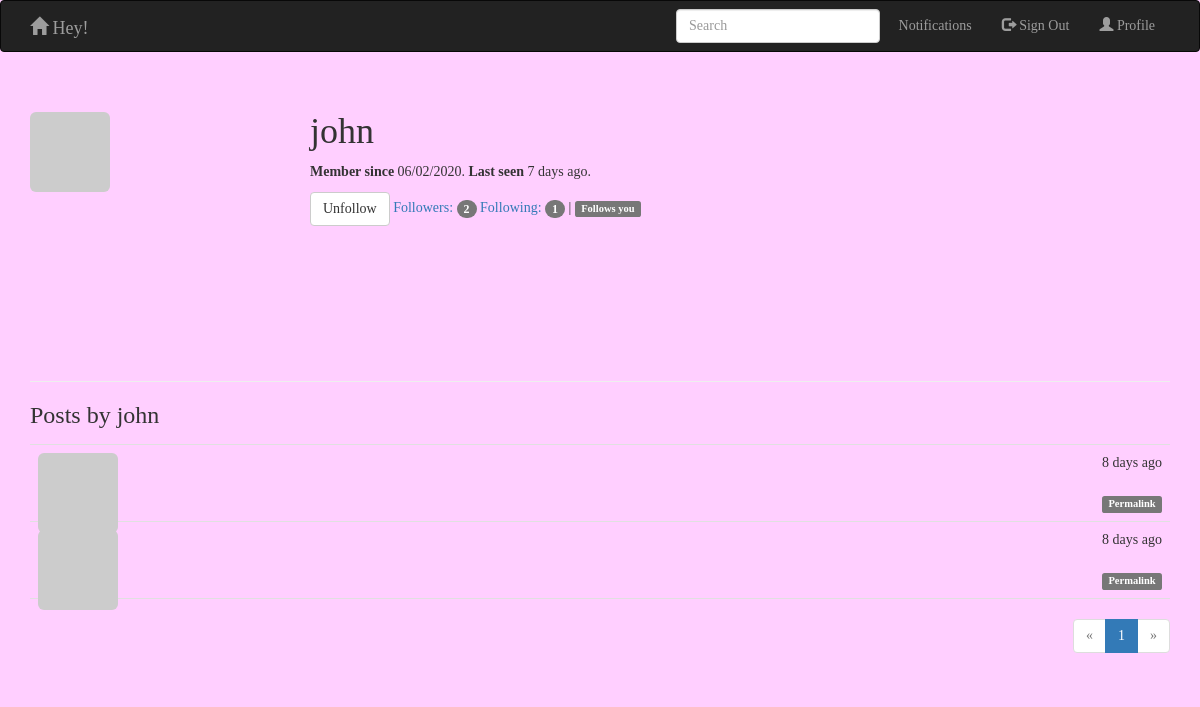
Page /user/john (signed in) on the committed database.
### app/models.py (models this page shows, shortened)
class User(UserMixin,db.Model):
    __tablename__ = 'users'
    id = db.Column(db.Integer, primary_key=True)
    email = db.Column(db.String(64), unique=True, index=True)
    username = db.Column(db.String(64), unique=True, index=True)
    password_hash = db.Column(db.String(128))
    role_id = db.Column(db.Integer, db.ForeignKey('roles.id'))
    name = db.Column(db.String(64))
    location = db.Column(db.String(64))
    about_me = db.Column(db.Text())
    member_since = db.Column(db.DateTime(),default=datetime.utcnow)
    last_seen = db.Column(db.DateTime(),default=datetime.utcnow)
    avatar_hash = db.Column(db.String(32))
    posts = db.relationship('Post', backref='author', lazy='dynamic')
    followed = db.relationship('Follow',backref=db.backref('follower',lazy = 'joined'),lazy='dynamic',cascade='all,delete-orphan',foreign_keys=[Follow.follower_id])
    followers = db.relationship('Follow', backref=db.backref('followed', lazy='joined'), lazy='dynamic',
                               cascade='all,delete-orphan', foreign_keys=[Follow.followed_id])
    def gravatar(self, size=100, default='identicon', rating='g'):
        if request.is_secure:
            url = 'https://secure.gravatar.com/avatar'
        else:
            url = 'http://www.gravatar.com/avatar'
        hash = self.avatar_hash or hashlib.md5(self.email.encode('utf-8')).hexdigest()
        return '{url}/{hash}?s={size}&d={default}&r={rating}'.format(
            url=url, hash=hash, size=size, default=default, rating=rating)
    @property
    def password(self):
        raise AttributeError('password is not a readable attribute')
    def ping(self):
        self.last_seen = datetime.utcnow()
        db.session.add(self)
    @login_manager.user_loader
    def load_user(user_id):
        return User.query.get(int(user_id))
    def can(self, permissions):
        return self.role is not None and (self.role.permissions & permissions) == permissions
    def is_administrator(self):
        return self.can(Permission.ADMINISTER)
    def is_following(self, user):
        return self.followed.filter_by(
            followed_id=user.id).first() is not None

class Post(db.Model):
    __tablename__ = 'posts'
    id = db.Column(db.Integer, primary_key=True)
    body = db.Column(db.Text)
    timestamp = db.Column(db.DateTime, index=True, default=datetime.utcnow)
    author_id = db.Column(db.Integer, db.ForeignKey('users.id'))

### app/main/hello.py (the view)
@main.route('/user/<username>')
def user(username):
    user = User.query.filter_by(username=username).first()
    if user is None:
        return render_template('404.html'), 404
    page = request.args.get('page', 1, type=int)
    pagination = user.posts.order_by(Post.timestamp.desc()).paginate(
        page, per_page=current_app.config['FLASKY_POSTS_PER_PAGE'],
        error_out=False)
    posts = pagination.items
    return render_template('user.html', user=user, posts = posts, pagination = pagination)

### app/auth/views.py (called while the page is built)
@auth.before_app_request
def before_request():
    if current_user.is_authenticated:
        current_user.ping()

### app/main/__init__.py (called while the page is built)
@main.app_context_processor
def inject_permissions():
    return dict(Permission=models.Permission)

### app/templates/user.html (shortened to what this page needs)
{% extends "base.html" %}
{% import "_macros.html" as macros %}
{% block page_content %}
<div class="page-header">
    <img class="img-rounded profile-thumbnail" src="{{ user.gravatar(size=256) }}">
    <div class="profile-header">
       <h1> {{ user.username }}</h1>
        <p> <b>Member since</b> {{ moment(user.member_since).format('L') }}. <b>Last seen</b> {{ moment(user.last_seen).fromNow() }}. </p>
        {% if current_user.can(Permission.FOLLOW) and user != current_user %}
            {% if not current_user.is_following(user) %}
                <a href="{{ url_for('.follow', username=user.username) }}"  class="btn btn-primary">Follow</a>
            {% else %}
                <a href="{{ url_for('.unfollow', username=user.username) }}" class="btn btn-default">Unfollow</a>
            {% endif %}
        {% endif %}
        <a href="{{ url_for('.followers', username=user.username) }}">
            Followers: <span class="badge">{{ user.followers.count() -1 }}</span>
        </a>
        <a href="{{ url_for('.followed', username=user.username) }}">
            Following: <span class="badge">{{ user.followed.count() -1 }}</span>
        </a>
        {% if current_user.is_authenticated and user != current_user and user.is_following(current_user) %}
        | <span class="label label-default">Follows you</span>
        {% endif %}
    </div>
</div>
<h3>Posts by {{ user.username }}</h3>
{% include 'post.html' %}
<div class="pagination">
    {{ macros.pagination_widget(pagination, '.user', username=user.username) }}
</div>
{% endblock %}

### app/templates/post.html (shortened to what this page needs)
<ul class="posts">
    {% for post in posts %}
    <li class="post">
        <div class="post-thumbnail">
            <a href="{{ url_for('.user', username=post.author.username) }}">
                <img class="img-rounded profile-thumbnail" src="{{ post.author.gravatar(size=40) }}">
            </a>
        </div>
        <div class="post-content">
            <div class="post-date">{{ moment(post.timestamp).fromNow() }}</div>
            <div class="post-author"><a href="{{ url_for('.user', username=post.author.username) }}">{{ post.author.username }}</a></div>
            <div class="post-body">
            </div>
            <div class="post-footer">
                <a href="{{ url_for('.post', id=post.id) }}"><span class="label label-default">Permalink</span></a>
            </div>
        </div>
    </li>
    {% endfor %}
</ul>

### app/static/styles.css (style rules this page uses)
.profile-thumbnail { position: absolute; }
* { font-family:Verdana; }
body { background-color: #FFCFFF; }
.profile-header { min-height: 260px; margin-left: 280px; }
ul.posts { list-style-type: none; padding: 0px; margin: 16px 0px 0px 0px; border-top: 1px solid #e0e0e0; }
ul.posts li.post { padding: 8px; border-bottom: 1px solid #e0e0e0; }
div.post-date { float: right; }
div.post-author { font-weight: bold; }
div.post-thumbnail { position: absolute; }
div.post-content { margin-left: 48px; min-height: 48px; }
div.post-footer { text-align: right; }
div.pagination { width: 100%; text-align: right; padding: 0px; margin: 0px; }

### rows in the picture
User: username "john", member_since "06/02/2020", last_seen "7 days ago"
Post: timestamp "8 days ago"
Post: timestamp "8 days ago"

### other values in the picture
{{ user.followers.count() -1 }} "2"
{{ user.followed.count() -1 }} "1"
{{ p }} "1"
